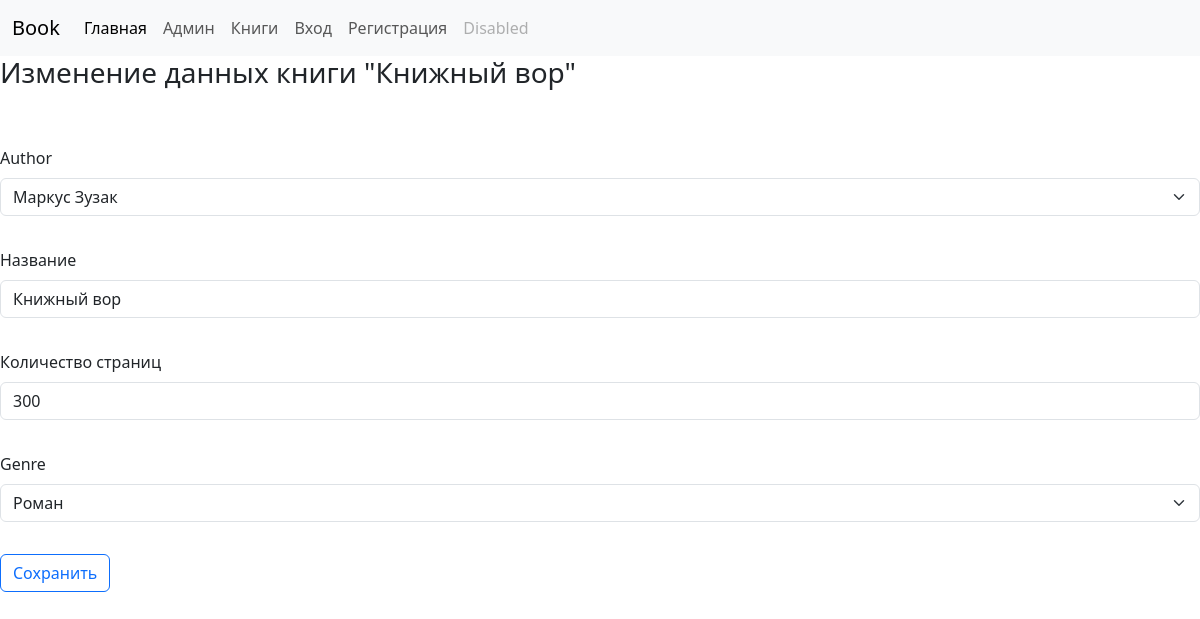
/books/2/update/, run on the app's committed database.
### core/models.py (models this page shows)
class Book(models.Model):
    author = models.ForeignKey('core.Author', on_delete=models.CASCADE, null=True, blank=True, related_name='books')
    name = models.CharField('Название', max_length=128)
    pages = models.IntegerField('Количество страниц', blank=True, null=True)
    genre = models.ForeignKey('core.Genre', on_delete=models.CASCADE, null=True, blank=True, related_name='books')
    class Meta:
        ordering = ['pages']
        verbose_name = 'Книга'
        verbose_name_plural = 'Книги'
    def __str__(self):
        return self.name

class Author(models.Model):
    name = models.CharField('Имя', max_length=128)
    def __str__(self):
        return self.name

class Genre(models.Model):
    name = models.CharField('Жанр', max_length=128)
    def __str__(self):
        return self.name

### core/views.py (the view, shortened to what this page needs)
# urls.py: path('books/<int:pk>/update/', core.views.BookUpdate.as_view(), name='book_update'),
class BookUpdate(TitleMixin, UpdateView):
    model = core.models.Book
    form_class = core.forms.BookEdit
    def get_title(self):
        return f'Изменение данных книги "{str(self.get_object())}"'

### core/forms.py
class BookEdit(forms.ModelForm):
    class Meta:
        model = core.models.Book
        fields = '__all__'

### core/views.py (called while the page is built)
    def get_context_data(self, **kwargs):
        context = super().get_context_data()
        context['title'] = self.get_title()
        return context

### core/templates/core/book_form.html
{% extends 'core/index.html' %}
{% load bootstrap5 %}
{% block content %}
<form class="row g-3" method="post" style="margin-top: 10px">{% csrf_token %}
    {% bootstrap_form form layout='horizontal' %}
    <div class="col-auto">
        <button type="submit" class="btn btn-outline-primary mb-3">Сохранить</button>
    </div>
</form>
{% endblock %}

### data on the page
Book: author "Маркус Зузак", pages "300", genre "Роман"
Author: name "Книжный вор"

### other printed values
{{ title }} "Изменение данных книги \"Книжный вор\""
